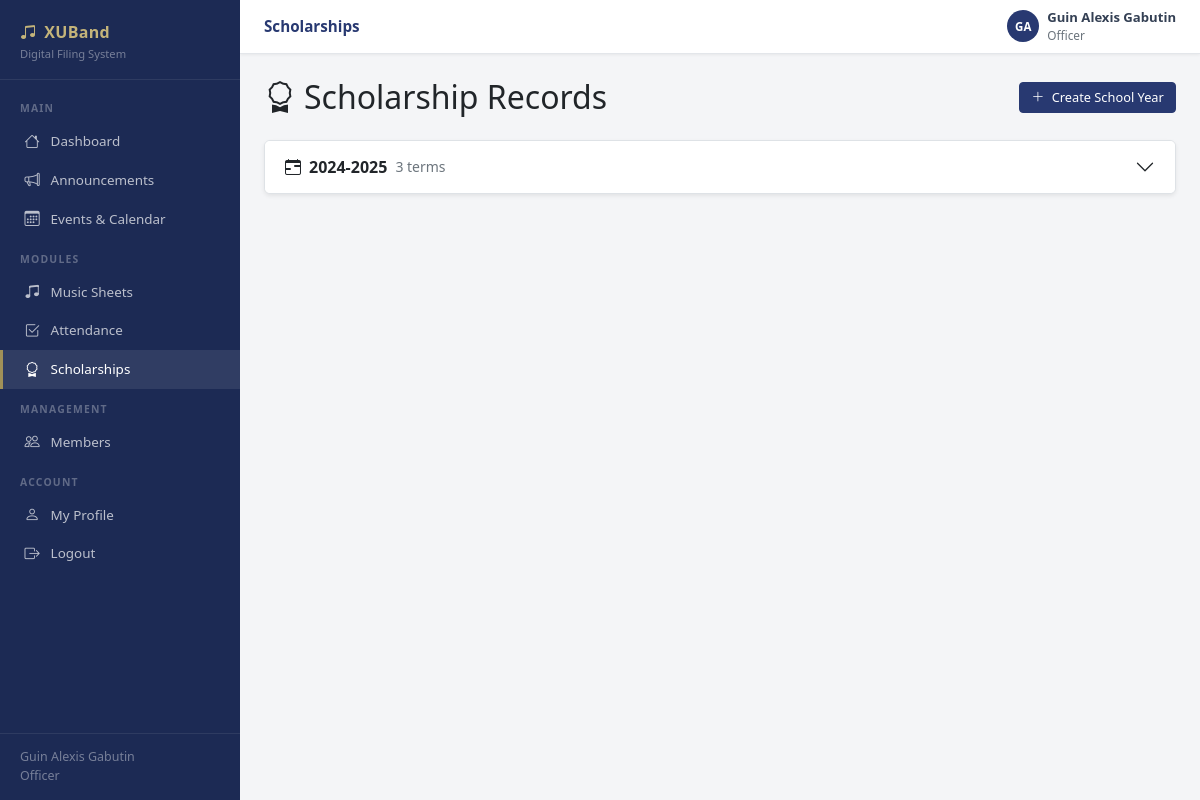
Page /scholarships.php (signed in) on the committed database.
### tables this page shows
CREATE TABLE IF NOT EXISTS users (
    id INT AUTO_INCREMENT PRIMARY KEY,
    name VARCHAR(100) NOT NULL,
    email VARCHAR(150) NOT NULL UNIQUE,
    password_hash VARCHAR(255) NOT NULL,
    role ENUM('moderator','officer','member') NOT NULL DEFAULT 'member',
    instrument VARCHAR(100) DEFAULT NULL,
    year_level VARCHAR(20) DEFAULT NULL,
    student_id VARCHAR(50) DEFAULT NULL,
    contact_number VARCHAR(20) DEFAULT NULL,
    status ENUM('active','inactive') NOT NULL DEFAULT 'active',
    profile_notes TEXT DEFAULT NULL,
    created_at DATETIME NOT NULL DEFAULT CURRENT_TIMESTAMP,
    updated_at DATETIME NOT NULL DEFAULT CURRENT_TIMESTAMP ON UPDATE CURRENT_TIMESTAMP
);

CREATE TABLE IF NOT EXISTS school_years (
    id INT AUTO_INCREMENT PRIMARY KEY,
    label VARCHAR(50) NOT NULL UNIQUE,
    created_by INT NOT NULL,
    created_at DATETIME NOT NULL DEFAULT CURRENT_TIMESTAMP,
    FOREIGN KEY (created_by) REFERENCES users(id) ON DELETE CASCADE
);

### includes/auth.php (called while the page is built, shortened)
<?php
require_once __DIR__ . '/db.php';
function isLoggedIn(): bool {
    return !empty($_SESSION['user_id']);
}
function currentUser(): ?array {
    return [
        'id'    => $_SESSION['user_id'],
        'name'  => $_SESSION['user_name'],
        'role'  => $_SESSION['user_role'],
        'email' => $_SESSION['user_email'],
    ];
}
function isOfficer(): bool {
    $role = currentUser()['role'] ?? '';
    return $role === 'officer' || $role === 'moderator';
}

### includes/db.php (called while the page is built, shortened)
<?php
function getDB(): PDO {
    static $pdo = null;
    if ($pdo === null) {
        $host = DB_HOST === 'localhost' ? '127.0.0.1' : DB_HOST;
        $dsn = 'mysql:host=' . $host . ';port=' . DB_PORT . ';dbname=' . DB_NAME . ';charset=utf8mb4';
        try {
            $pdo = new PDO($dsn, DB_USER, DB_PASS, [
                PDO::ATTR_ERRMODE            => PDO::ERRMODE_EXCEPTION,
                PDO::ATTR_DEFAULT_FETCH_MODE => PDO::FETCH_ASSOC,
                PDO::ATTR_EMULATE_PREPARES   => false,
                PDO::ATTR_TIMEOUT            => 10,
            ]);
        } catch (PDOException $e) {
            http_response_code(500);
            die(json_encode(['error' => 'Database connection failed: ' . $e->getMessage()]));
        }
    }
    return $pdo;
}
function dbQuery(string $sql, array $params = []): array {
    $stmt = getDB()->prepare($sql);
    $stmt->execute($params);
    return $stmt->fetchAll();
}

### includes/helpers.php (called while the page is built, shortened)
<?php
function h(mixed $val): string {
    return htmlspecialchars((string)$val, ENT_QUOTES | ENT_HTML5, 'UTF-8');
}

### public/scholarships.php (the view, shortened to what this page needs)
<?php
require_once __DIR__ . '/../includes/auth.php';
require_once __DIR__ . '/../includes/db.php';
require_once __DIR__ . '/../includes/helpers.php';
require_once __DIR__ . '/../includes/layout.php';
$schoolYears = dbQuery('SELECT sy.*, u.name AS creator FROM school_years sy JOIN users u ON u.id=sy.created_by ORDER BY sy.label DESC');
$yearsData = [];
foreach ($schoolYears as $sy) {
    $terms = dbQuery('SELECT * FROM scholarship_terms WHERE school_year_id=? ORDER BY FIELD(term,"1st Semester","2nd Semester","Summer")', [$sy['id']]);
    $termsData = [];
    foreach ($terms as $t) {
        if (isOfficer()) {
            $records = dbQuery(
                'SELECT u.id AS user_id, u.name, u.instrument, u.year_level,
                    COALESCE(s.id,0) AS scholarship_id,
                    COALESCE(s.status,"Not Scholar") AS status,
                    ub.name AS updated_by_name, s.updated_at
                 FROM users u
                 LEFT JOIN scholarships s ON s.user_id=u.id AND s.term_id=?
                 LEFT JOIN users ub ON ub.id=s.updated_by
                 WHERE u.role="member" AND u.status="active"
                 ORDER BY u.name',
                [$t['id']]
            );
        }
        $termsData[] = ['term' => $t, 'records' => $records];
    }
    $yearsData[] = ['sy' => $sy, 'terms' => $termsData];
}
layout_head('Scholarships', 'scholarships');
?>
<div class="d-flex align-items-center justify-content-between flex-wrap gap-3 mb-4">
  <h2 class="mb-0" style="color:var(--navy)"><i class="bi bi-award me-2"></i>Scholarship Records</h2>
  <?php if (isOfficer()): ?>
  <button class="btn btn-primary btn-sm" data-modal="modalSY">
    <i class="bi bi-plus-lg me-1"></i> Create School Year
  </button>
  <?php else: ?>
  <div class="alert alert-info mb-0 py-2 px-3 small d-flex align-items-center gap-2">
    <i class="bi bi-info-circle-fill"></i> Showing your scholarship status only.
  </div>
  <?php endif; ?>
</div>
<div class="accordion" id="scholarshipAccordion">
<?php foreach ($yearsData as $yi => $yd): $sy = $yd['sy']; $syId = 'sy-' . $sy['id']; ?>
<div class="accordion-item mb-3 border rounded shadow-sm">
  <h2 class="accordion-header">
    <button class="accordion-button collapsed fw-bold" type="button"
            data-bs-toggle="collapse" data-bs-target="#collapse-<?= $syId ?>"
            aria-expanded="false" aria-controls="collapse-<?= $syId ?>">
      <i class="bi bi-calendar-range me-2"></i>
      <?= h($sy['label']) ?>
      <span class="ms-2 text-muted fw-normal small">3 terms</span>
    </button>
  </h2>
</div>
<?php endforeach; ?>
</div>
<?php layout_foot(); ?>

### includes/layout.php (shortened to what this page needs)
<?php
function layout_head(string $title = 'XUBand', string $pageKey = ''): void {
    $user = currentUser();
    $initials = strtoupper(implode('', array_map(fn($w) => $w[0], explode(' ', $user['name']))));
    $initials = substr($initials, 0, 2);
    $role = $user['role'];
    $currentPage = basename($_SERVER['PHP_SELF'], '.php');
    $isActive = fn(string $key) => ($key === $currentPage || $key === $pageKey) ? ' active' : '';
    ?>
<!DOCTYPE html>
<html lang="en">
<head>
  <link rel="stylesheet" href="/assets/css/bootstrap.min.css">
  <link rel="stylesheet" href="/assets/css/bootstrap-icons.min.css">
  <link rel="stylesheet" href="/assets/css/style.css">
</head>
<body>
<nav id="sidebar">
  <div class="sidebar-brand">
    <div class="brand-name"><i class="bi bi-music-note-beamed me-2"></i>XUBand</div>
    <div class="brand-sub">Digital Filing System</div>
  </div>
  <div class="sidebar-nav">
    <div class="sidebar-section">Main</div>
    <a href="/dashboard.php" class="sidebar-link<?= $isActive('dashboard') ?>">
      <i class="bi bi-house"></i> Dashboard
    </a>
    <a href="/announcements.php" class="sidebar-link<?= $isActive('announcements') ?>">
      <i class="bi bi-megaphone"></i> Announcements
    </a>
    <a href="/events.php" class="sidebar-link<?= $isActive('events') ?>">
      <i class="bi bi-calendar3"></i> Events &amp; Calendar
    </a>
    <div class="sidebar-section">Modules</div>
    <a href="/music-sheets.php" class="sidebar-link<?= $isActive('music-sheets') ?>">
      <i class="bi bi-music-note-beamed"></i> Music Sheets
    </a>
    <a href="/attendance.php" class="sidebar-link<?= $isActive('attendance') ?>">
      <i class="bi bi-check2-square"></i> Attendance
    </a>
    <a href="/scholarships.php" class="sidebar-link<?= $isActive('scholarships') ?>">
      <i class="bi bi-award"></i> Scholarships
    </a>
    <?php if ($role === 'moderator' || $role === 'officer'): ?>
    <div class="sidebar-section">Management</div>
    <a href="/members.php" class="sidebar-link<?= $isActive('members') ?>">
      <i class="bi bi-people"></i> Members
    </a>
    <?php endif; ?>
    <div class="sidebar-section">Account</div>
    <a href="/profile.php" class="sidebar-link<?= $isActive('profile') ?>">
      <i class="bi bi-person"></i> My Profile
    </a>
    <a href="/logout.php" class="sidebar-link" data-confirm="Log out?">
      <i class="bi bi-box-arrow-right"></i> Logout
    </a>
  </div>
  <div class="sidebar-footer">
    <?= h($user['name']) ?><br>
    <?= h(ucfirst($role)) ?>
  </div>
</nav>
<div id="main-wrapper">
  <div id="topbar">
    <div class="d-flex align-items-center gap-2">
      <span class="topbar-title"><?= h($title) ?></span>
    </div>
    <div class="d-flex align-items-center gap-2">
      <div class="user-avatar"><?= h($initials) ?></div>
      <div class="d-none d-sm-block">
        <div class="fw-semibold" style="font-size:.82rem;color:#344054"><?= h($user['name']) ?></div>
        <div class="text-muted" style="font-size:.74rem"><?= h(ucfirst($role)) ?></div>
      </div>
    </div>
  </div>
  <div class="page-body">
<?php
}
function layout_foot(): void {
?>
  </div>
</div>
</body>
</html>
<?php
}
?>

### public/assets/css/style.css (style rules this page uses)
:root { --xu-navy: #283971; --xu-navy-dark: #1c2a54; --xu-gold: #a19158; --xu-gold-lt: #c4b47a; --sidebar-w: 240px; }
body { background: #f4f5f7; font-size: .9rem; }
#sidebar { width: var(--sidebar-w); min-height: 100vh; background: var(--xu-navy-dark); position: fixed; top: 0; left: 0; display: flex; flex-direction: column; z-index: 1040; transition: transform .25s ease; overflow-y: auto; }
.sidebar-brand { padding: 1.25rem 1.25rem 1rem; border-bottom: 1px solid rgba(255,255,255,.08); }
.sidebar-brand .brand-name { font-size: 1rem; font-weight: 700; color: var(--xu-gold-lt); letter-spacing: .3px; }
.sidebar-brand .brand-sub { font-size: .7rem; color: rgba(255,255,255,.4); margin-top: 2px; }
.sidebar-section { font-size: .65rem; font-weight: 700; text-transform: uppercase; letter-spacing: 1.2px; color: rgba(255,255,255,.3); padding: .85rem 1.25rem .3rem; }
.sidebar-nav { flex: 1; padding: .5rem 0; }
.sidebar-link { display: flex; align-items: center; gap: .6rem; padding: .5rem 1.25rem; color: rgba(255,255,255,.7); font-size: .84rem; font-weight: 500; text-decoration: none; border-left: 3px solid transparent; transition: all .15s; }
.sidebar-link i { font-size: .95rem; width: 18px; text-align: center; flex-shrink: 0; }
.sidebar-link.active { background: rgba(255,255,255,.09); color: #fff; border-left-color: var(--xu-gold); }
.sidebar-footer { padding: .9rem 1.25rem; border-top: 1px solid rgba(255,255,255,.08); font-size: .78rem; color: rgba(255,255,255,.4); line-height: 1.5; }
#main-wrapper { margin-left: var(--sidebar-w); min-height: 100vh; display: flex; flex-direction: column; }
#topbar { height: 54px; background: #fff; border-bottom: 1px solid #e3e6ea; display: flex; align-items: center; justify-content: space-between; padding: 0 1.5rem; position: sticky; top: 0; z-index: 1030; box-shadow: 0 1px 3px rgba(0,0,0,.06); }
.topbar-title { font-weight: 700; font-size: .95rem; color: var(--xu-navy); }
.user-avatar { width: 32px; height: 32px; background: var(--xu-navy); color: #fff; border-radius: 50%; display: flex; align-items: center; justify-content: center; font-size: .72rem; font-weight: 700; flex-shrink: 0; }
.page-body { padding: 1.5rem; flex: 1; }
.btn-primary { background: var(--xu-navy); color: #fff; border-color: var(--xu-navy); }
.btn-sm { font-size: .8rem; padding: .3rem .7rem; }
.text-muted { color: #6c757d !important; }

### rows in the picture
users: name "Guin Alexis Gabutin", name "GA"
school_years: label "2024-2025"

### other values in the picture
$role "Officer"
$title "Scholarships"
